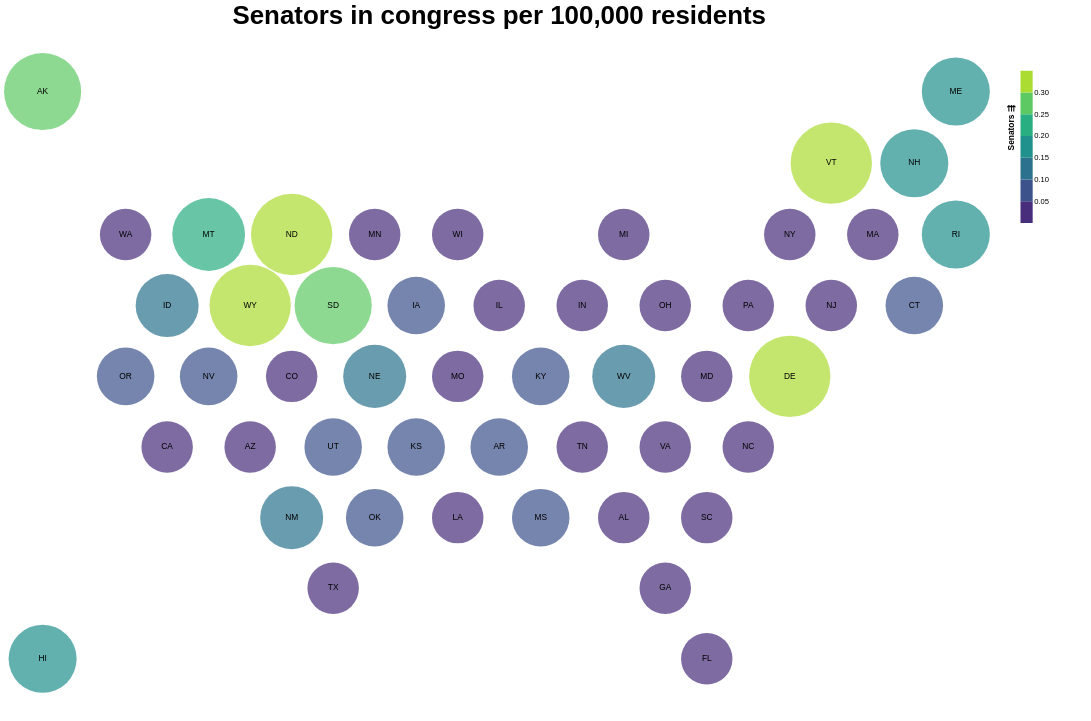

This figure's Vega-Lite source:
### Vega specification from a JSON file in a GitHub repository (floating-point values rounded to 4 significant figures)
{"$schema": "https://vega.github.io/schema/vega/v5.json", "background": "white", "padding": 5, "width": 1200, "height": 900, "title": {"text": ["Senators in congress per 100,000 residents"], "fontSize": 34, "frame": "group"}, "style": "cell", "data": [{"name": "data-c0b37ec7a222f3d0e9fa06c9c4a9ae0e", "values": [{"%-electoral_votes": 1.67, "%-population": 1.55, "%-representatives": 1.61, "%-senators": 2, "Electoral votes per 100K": 0.19, "Population": 4779736, "Representatives per 100K": 0.15, "Senators per 100K": 0.04, "State": "Alabama", "State_Abbr": "AL", "States": "Alabama", "centroid_lat": 0.65, "centroid_lon": 15.0, "state_code": "AL", "type": "Feature", "geometry": {"type": "Polygon", "coordinates": [[[14.0, 0.1], [14.0, 1.2], [15.0, 1.8], [16, 1.2], [16, 0.1], [15.0, -0.5], [14.0, 0.1]]]}}, {"%-electoral_votes": 0.56, "%-population": 0.23, "%-representatives": 0.23, "%-senators": 2, "Electoral votes per 100K": 0.42, "Population": 710231, "Representatives per 100K": 0.14, "Senators per 100K": 0.28, "State": "Alaska", "State_Abbr": "AK", "States": "Alaska", "centroid_lat": 10.85, "centroid_lon": 1.0, "state_code": "AK", "type": "Feature", "geometry": {"type": "Polygon", "coordinates": [[[-3.243e-20, 10.3], [0, 11.4], [1.0, 12.0], [2, 11.4], [2, 10.3], [1.0, 9.7], [-3.243e-20, 10.3]]]}}, {"%-electoral_votes": 2.04, "%-population": 2.07, "%-representatives": 2.07, "%-senators": 2, "Electoral votes per 100K": 0.17, "Population": 6392017, "Representatives per 100K": 0.14, "Senators per 100K": 0.03, "State": "Arizona", "State_Abbr": "AZ", "States": "Arizona", "centroid_lat": 2.35, "centroid_lon": 6.0, "state_code": "AZ", "type": "Feature", "geometry": {"type": "Polygon", "coordinates": [[[5.0, 1.8], [5, 2.9], [6.0, 3.5], [7.0, 2.9], [7.0, 1.8], [6.0, 1.2], [5.0, 1.8]]]}}, {"%-electoral_votes": 1.12, "%-population": 0.94, "%-representatives": 0.92, "%-senators": 2, "Electoral votes per 100K": 0.21, "Population": 2915918, "Representatives per 100K": 0.14, "Senators per 100K": 0.07, "State": "Arkansas", "State_Abbr": "AR", "States": "Arkansas", "centroid_lat": 2.35, "centroid_lon": 12.0, "state_code": "AR", "type": "Feature", "geometry": {"type": "Polygon", "coordinates": [[[11.0, 1.8], [11, 2.9], [12, 3.5], [13.0, 2.9], [13.0, 1.8], [12.0, 1.2], [11.0, 1.8]]]}}, {"%-electoral_votes": 10.22, "%-population": 12.07, "%-representatives": 12.18, "%-senators": 2, "Electoral votes per 100K": 0.15, "Population": 37253956, "Representatives per 100K": 0.14, "Senators per 100K": 0.01, "State": "California", "State_Abbr": "CA", "States": "California", "centroid_lat": 2.35, "centroid_lon": 4, "state_code": "CA", "type": "Feature", "geometry": {"type": "Polygon", "coordinates": [[[3.0, 1.8], [3, 2.9], [4, 3.5], [5, 2.9], [5.0, 1.8], [4, 1.2], [3.0, 1.8]]]}}, {"%-electoral_votes": 1.67, "%-population": 1.63, "%-representatives": 1.61, "%-senators": 2, "Electoral votes per 100K": 0.18, "Population": 5029196, "Representatives per 100K": 0.14, "Senators per 100K": 0.04, "State": "Colorado", "State_Abbr": "CO", "States": "Colorado", "centroid_lat": 4.05, "centroid_lon": 7.0, "state_code": "CO", "type": "Feature", "geometry": {"type": "Polygon", "coordinates": [[[6.0, 3.5], [6.0, 4.6], [7.0, 5.2], [8, 4.6], [8.0, 3.5], [7.0, 2.9], [6.0, 3.5]]]}}, {"%-electoral_votes": 1.3, "%-population": 1.16, "%-representatives": 1.15, "%-senators": 2, "Electoral votes per 100K": 0.2, "Population": 3574097, "Representatives per 100K": 0.14, "Senators per 100K": 0.06, "State": "Connecticut", "State_Abbr": "CT", "States": "Connecticut", "centroid_lat": 5.75, "centroid_lon": 22.0, "state_code": "CT", "type": "Feature", "geometry": {"type": "Polygon", "coordinates": [[[21.0, 5.2], [21.0, 6.3], [22.0, 6.9], [23.0, 6.3], [23.0, 5.2], [22.0, 4.6], [21.0, 5.2]]]}}, {"%-electoral_votes": 0.56, "%-population": 0.19, "%-representatives": 0.23, "%-senators": 2, "Electoral votes per 100K": 0.5, "Population": 601723, "Representatives per 100K": 0.17, "Senators per 100K": 0.33, "State": "Delaware", "State_Abbr": "DE", "States": "Delaware", "centroid_lat": 4.05, "centroid_lon": 19.0, "state_code": "DE", "type": "Feature", "geometry": {"type": "Polygon", "coordinates": [[[18.0, 3.5], [18, 4.6], [19, 5.2], [20, 4.6], [20, 3.5], [19.0, 2.9], [18.0, 3.5]]]}}, {"%-electoral_votes": 5.39, "%-population": 6.09, "%-representatives": 6.21, "%-senators": 2, "Electoral votes per 100K": 0.15, "Population": 18801310, "Representatives per 100K": 0.14, "Senators per 100K": 0.01, "State": "Florida", "State_Abbr": "FL", "States": "Florida", "centroid_lat": -2.75, "centroid_lon": 17, "state_code": "FL", "type": "Feature", "geometry": {"type": "Polygon", "coordinates": [[[16, -2.2], [17.0, -1.6], [18.0, -2.2], [18, -3.3], [17.0, -3.9], [16, -3.3], [16, -2.2]]]}}, {"%-electoral_votes": 2.97, "%-population": 3.14, "%-representatives": 3.22, "%-senators": 2, "Electoral votes per 100K": 0.17, "Population": 9687653, "Representatives per 100K": 0.14, "Senators per 100K": 0.02, "State": "Georgia", "State_Abbr": "GA", "States": "Georgia", "centroid_lat": -1.05, "centroid_lon": 16, "state_code": "GA", "type": "Feature", "geometry": {"type": "Polygon", "coordinates": [[[15.0, -1.6], [15.0, -0.5], [16, 0.1], [17, -0.5], [17.0, -1.6], [16, -2.2], [15.0, -1.6]]]}}, {"%-electoral_votes": 0.74, "%-population": 0.44, "%-representatives": 0.46, "%-senators": 2, "Electoral votes per 100K": 0.29, "Population": 1360301, "Representatives per 100K": 0.15, "Senators per 100K": 0.15, "State": "Hawaii", "State_Abbr": "HI", "States": "Hawaii", "centroid_lat": -2.75, "centroid_lon": 1.0, "state_code": "HI", "type": "Feature", "geometry": {"type": "Polygon", "coordinates": [[[0, -3.3], [3.194e-20, -2.2], [1.0, -1.6], [2.0, -2.2], [2, -3.3], [1.0, -3.9], [0, -3.3]]]}}, {"%-electoral_votes": 0.74, "%-population": 0.51, "%-representatives": 0.46, "%-senators": 2, "Electoral votes per 100K": 0.26, "Population": 1567582, "Representatives per 100K": 0.13, "Senators per 100K": 0.13, "State": "Idaho", "State_Abbr": "ID", "States": "Idaho", "centroid_lat": 5.75, "centroid_lon": 4, "state_code": "ID", "type": "Feature", "geometry": {"type": "Polygon", "coordinates": [[[3.0, 5.2], [3.0, 6.3], [4, 6.9], [5, 6.3], [5.0, 5.2], [4.0, 4.6], [3.0, 5.2]]]}}, {"%-electoral_votes": 3.72, "%-population": 4.16, "%-representatives": 4.14, "%-senators": 2, "Electoral votes per 100K": 0.16, "Population": 12830632, "Representatives per 100K": 0.14, "Senators per 100K": 0.02, "State": "Illinois", "State_Abbr": "IL", "States": "Illinois", "centroid_lat": 5.75, "centroid_lon": 12, "state_code": "IL", "type": "Feature", "geometry": {"type": "Polygon", "coordinates": [[[11.0, 5.2], [11.0, 6.3], [12.0, 6.9], [13.0, 6.3], [13.0, 5.2], [12.0, 4.6], [11.0, 5.2]]]}}, {"%-electoral_votes": 2.04, "%-population": 2.1, "%-representatives": 2.07, "%-senators": 2, "Electoral votes per 100K": 0.17, "Population": 6483802, "Representatives per 100K": 0.14, "Senators per 100K": 0.03, "State": "Indiana", "State_Abbr": "IN", "States": "Indiana", "centroid_lat": 5.75, "centroid_lon": 14.0, "state_code": "IN", "type": "Feature", "geometry": {"type": "Polygon", "coordinates": [[[13.0, 5.2], [13.0, 6.3], [14.0, 6.9], [15.0, 6.3], [15.0, 5.2], [14.0, 4.6], [13.0, 5.2]]]}}, {"%-electoral_votes": 1.12, "%-population": 0.99, "%-representatives": 0.92, "%-senators": 2, "Electoral votes per 100K": 0.2, "Population": 3046355, "Representatives per 100K": 0.13, "Senators per 100K": 0.07, "State": "Iowa", "State_Abbr": "IA", "States": "Iowa", "centroid_lat": 5.75, "centroid_lon": 10, "state_code": "IA", "type": "Feature", "geometry": {"type": "Polygon", "coordinates": [[[9.0, 5.2], [9.0, 6.3], [10, 6.9], [11.0, 6.3], [11.0, 5.2], [10.0, 4.6], [9.0, 5.2]]]}}, {"%-electoral_votes": 1.12, "%-population": 0.92, "%-representatives": 0.92, "%-senators": 2, "Electoral votes per 100K": 0.21, "Population": 2853118, "Representatives per 100K": 0.14, "Senators per 100K": 0.07, "State": "Kansas", "State_Abbr": "KS", "States": "Kansas", "centroid_lat": 2.35, "centroid_lon": 10, "state_code": "KS", "type": "Feature", "geometry": {"type": "Polygon", "coordinates": [[[9.0, 1.8], [9.0, 2.9], [10, 3.5], [11, 2.9], [11.0, 1.8], [10.0, 1.2], [9.0, 1.8]]]}}, {"%-electoral_votes": 1.49, "%-population": 1.41, "%-representatives": 1.38, "%-senators": 2, "Electoral votes per 100K": 0.18, "Population": 4339367, "Representatives per 100K": 0.14, "Senators per 100K": 0.05, "State": "Kentucky", "State_Abbr": "KY", "States": "Kentucky", "centroid_lat": 4.05, "centroid_lon": 13, "state_code": "KY", "type": "Feature", "geometry": {"type": "Polygon", "coordinates": [[[12, 3.5], [12.0, 4.6], [13.0, 5.2], [14.0, 4.6], [14.0, 3.5], [13.0, 2.9], [12, 3.5]]]}}, {"%-electoral_votes": 1.49, "%-population": 1.47, "%-representatives": 1.38, "%-senators": 2, "Electoral votes per 100K": 0.18, "Population": 4533372, "Representatives per 100K": 0.13, "Senators per 100K": 0.04, "State": "Louisiana", "State_Abbr": "LA", "States": "Louisiana", "centroid_lat": 0.65, "centroid_lon": 11.0, "state_code": "LA", "type": "Feature", "geometry": {"type": "Polygon", "coordinates": [[[10.0, 0.1], [10.0, 1.2], [11.0, 1.8], [12.0, 1.2], [12.0, 0.1], [11.0, -0.5], [10.0, 0.1]]]}}, {"%-electoral_votes": 0.74, "%-population": 0.43, "%-representatives": 0.46, "%-senators": 2, "Electoral votes per 100K": 0.3, "Population": 1328361, "Representatives per 100K": 0.15, "Senators per 100K": 0.15, "State": "Maine", "State_Abbr": "ME", "States": "Maine", "centroid_lat": 10.85, "centroid_lon": 23, "state_code": "ME", "type": "Feature", "geometry": {"type": "Polygon", "coordinates": [[[22.0, 11.4], [23.0, 12.0], [24.0, 11.4], [24.0, 10.3], [23.0, 9.7], [22, 10.3], [22.0, 11.4]]]}}, {"%-electoral_votes": 1.86, "%-population": 1.87, "%-representatives": 1.84, "%-senators": 2, "Electoral votes per 100K": 0.17, "Population": 5773552, "Representatives per 100K": 0.14, "Senators per 100K": 0.03, "State": "Maryland", "State_Abbr": "MD", "States": "Maryland", "centroid_lat": 4.05, "centroid_lon": 17.0, "state_code": "MD", "type": "Feature", "geometry": {"type": "Polygon", "coordinates": [[[16, 3.5], [16.0, 4.6], [17.0, 5.2], [18, 4.6], [18.0, 3.5], [17.0, 2.9], [16, 3.5]]]}}, {"%-electoral_votes": 2.04, "%-population": 2.12, "%-representatives": 2.07, "%-senators": 2, "Electoral votes per 100K": 0.17, "Population": 6547629, "Representatives per 100K": 0.14, "Senators per 100K": 0.03, "State": "Massachusetts", "State_Abbr": "MA", "States": "Massachusetts", "centroid_lat": 7.45, "centroid_lon": 21.0, "state_code": "MA", "type": "Feature", "geometry": {"type": "Polygon", "coordinates": [[[20.0, 6.9], [20.0, 8.0], [21, 8.6], [22.0, 8.0], [22.0, 6.9], [21.0, 6.3], [20.0, 6.9]]]}}, {"%-electoral_votes": 2.97, "%-population": 3.2, "%-representatives": 3.22, "%-senators": 2, "Electoral votes per 100K": 0.16, "Population": 9883640, "Representatives per 100K": 0.14, "Senators per 100K": 0.02, "State": "Michigan", "State_Abbr": "MI", "States": "Michigan", "centroid_lat": 7.45, "centroid_lon": 15, "state_code": "MI", "type": "Feature", "geometry": {"type": "Polygon", "coordinates": [[[14.0, 8.0], [15.0, 8.6], [16.0, 8.0], [16.0, 6.9], [15.0, 6.3], [14.0, 6.9], [14.0, 8.0]]]}}, {"%-electoral_votes": 1.86, "%-population": 1.72, "%-representatives": 1.84, "%-senators": 2, "Electoral votes per 100K": 0.19, "Population": 5303925, "Representatives per 100K": 0.15, "Senators per 100K": 0.04, "State": "Minnesota", "State_Abbr": "MN", "States": "Minnesota", "centroid_lat": 7.45, "centroid_lon": 9.0, "state_code": "MN", "type": "Feature", "geometry": {"type": "Polygon", "coordinates": [[[8.0, 6.9], [8.0, 8.0], [9.0, 8.6], [10.0, 8.0], [10, 6.9], [9.0, 6.3], [8.0, 6.9]]]}}, {"%-electoral_votes": 1.12, "%-population": 0.96, "%-representatives": 0.92, "%-senators": 2, "Electoral votes per 100K": 0.2, "Population": 2967297, "Representatives per 100K": 0.13, "Senators per 100K": 0.07, "State": "Mississippi", "State_Abbr": "MS", "States": "Mississippi", "centroid_lat": 0.65, "centroid_lon": 13, "state_code": "MS", "type": "Feature", "geometry": {"type": "Polygon", "coordinates": [[[12.0, 1.2], [13.0, 1.8], [14.0, 1.2], [14.0, 0.1], [13.0, -0.5], [12.0, 0.1], [12.0, 1.2]]]}}, {"%-electoral_votes": 1.86, "%-population": 1.94, "%-representatives": 1.84, "%-senators": 2, "Electoral votes per 100K": 0.17, "Population": 5988927, "Representatives per 100K": 0.13, "Senators per 100K": 0.03, "State": "Missouri", "State_Abbr": "MO", "States": "Missouri", "centroid_lat": 4.05, "centroid_lon": 11, "state_code": "MO", "type": "Feature", "geometry": {"type": "Polygon", "coordinates": [[[10.0, 4.6], [11.0, 5.2], [12.0, 4.6], [12, 3.5], [11, 2.9], [10, 3.5], [10.0, 4.6]]]}}, {"%-electoral_votes": 0.56, "%-population": 0.32, "%-representatives": 0.23, "%-senators": 2, "Electoral votes per 100K": 0.3, "Population": 989415, "Representatives per 100K": 0.1, "Senators per 100K": 0.2, "State": "Montana", "State_Abbr": "MT", "States": "Montana", "centroid_lat": 7.45, "centroid_lon": 5.0, "state_code": "MT", "type": "Feature", "geometry": {"type": "Polygon", "coordinates": [[[4, 6.9], [4.0, 8.0], [5.0, 8.6], [6, 8.0], [6.0, 6.9], [5, 6.3], [4, 6.9]]]}}, {"%-electoral_votes": 0.93, "%-population": 0.59, "%-representatives": 0.69, "%-senators": 2, "Electoral votes per 100K": 0.27, "Population": 1826341, "Representatives per 100K": 0.16, "Senators per 100K": 0.11, "State": "Nebraska", "State_Abbr": "NE", "States": "Nebraska", "centroid_lat": 4.05, "centroid_lon": 9.0, "state_code": "NE", "type": "Feature", "geometry": {"type": "Polygon", "coordinates": [[[8.0, 3.5], [8, 4.6], [9.0, 5.2], [10.0, 4.6], [10, 3.5], [9.0, 2.9], [8.0, 3.5]]]}}, {"%-electoral_votes": 1.12, "%-population": 0.87, "%-representatives": 0.92, "%-senators": 2, "Electoral votes per 100K": 0.22, "Population": 2700551, "Representatives per 100K": 0.15, "Senators per 100K": 0.07, "State": "Nevada", "State_Abbr": "NV", "States": "Nevada", "centroid_lat": 4.05, "centroid_lon": 5.0, "state_code": "NV", "type": "Feature", "geometry": {"type": "Polygon", "coordinates": [[[4.0, 4.6], [5.0, 5.2], [6.0, 4.6], [6.0, 3.5], [5, 2.9], [4, 3.5], [4.0, 4.6]]]}}, {"%-electoral_votes": 0.74, "%-population": 0.43, "%-representatives": 0.46, "%-senators": 2, "Electoral votes per 100K": 0.3, "Population": 1316470, "Representatives per 100K": 0.15, "Senators per 100K": 0.15, "State": "New Hampshire", "State_Abbr": "NH", "States": "New Hampshire", "centroid_lat": 9.15, "centroid_lon": 22.0, "state_code": "NH", "type": "Feature", "geometry": {"type": "Polygon", "coordinates": [[[21, 8.6], [21.0, 9.7], [22, 10.3], [23.0, 9.7], [23.0, 8.6], [22.0, 8.0], [21, 8.6]]]}}, {"%-electoral_votes": 2.6, "%-population": 2.85, "%-representatives": 2.76, "%-senators": 2, "Electoral votes per 100K": 0.16, "Population": 8791894, "Representatives per 100K": 0.14, "Senators per 100K": 0.02, "State": "New Jersey", "State_Abbr": "NJ", "States": "New Jersey", "centroid_lat": 5.75, "centroid_lon": 20, "state_code": "NJ", "type": "Feature", "geometry": {"type": "Polygon", "coordinates": [[[19, 5.2], [19.0, 6.3], [20.0, 6.9], [21.0, 6.3], [21.0, 5.2], [20, 4.6], [19, 5.2]]]}}, {"%-electoral_votes": 0.93, "%-population": 0.67, "%-representatives": 0.69, "%-senators": 2, "Electoral votes per 100K": 0.24, "Population": 2059179, "Representatives per 100K": 0.15, "Senators per 100K": 0.1, "State": "New Mexico", "State_Abbr": "NM", "States": "New Mexico", "centroid_lat": 0.65, "centroid_lon": 7.0, "state_code": "NM", "type": "Feature", "geometry": {"type": "Polygon", "coordinates": [[[6.0, 0.1], [6.0, 1.2], [7.0, 1.8], [8, 1.2], [8.0, 0.1], [7.0, -0.5], [6.0, 0.1]]]}}, {"%-electoral_votes": 5.39, "%-population": 6.28, "%-representatives": 6.21, "%-senators": 2, "Electoral votes per 100K": 0.15, "Population": 19378102, "Representatives per 100K": 0.14, "Senators per 100K": 0.01, "State": "New York", "State_Abbr": "NY", "States": "New York", "centroid_lat": 7.45, "centroid_lon": 19.0, "state_code": "NY", "type": "Feature", "geometry": {"type": "Polygon", "coordinates": [[[18.0, 6.9], [18.0, 8.0], [19.0, 8.6], [20.0, 8.0], [20.0, 6.9], [19.0, 6.3], [18.0, 6.9]]]}}, {"%-electoral_votes": 2.79, "%-population": 3.09, "%-representatives": 2.99, "%-senators": 2, "Electoral votes per 100K": 0.16, "Population": 9535483, "Representatives per 100K": 0.14, "Senators per 100K": 0.02, "State": "North Carolina", "State_Abbr": "NC", "States": "North Carolina", "centroid_lat": 2.35, "centroid_lon": 18.0, "state_code": "NC", "type": "Feature", "geometry": {"type": "Polygon", "coordinates": [[[17.0, 1.8], [17.0, 2.9], [18.0, 3.5], [19.0, 2.9], [19.0, 1.8], [18.0, 1.2], [17.0, 1.8]]]}}, {"%-electoral_votes": 0.56, "%-population": 0.22, "%-representatives": 0.23, "%-senators": 2, "Electoral votes per 100K": 0.45, "Population": 672591, "Representatives per 100K": 0.15, "Senators per 100K": 0.3, "State": "North Dakota", "State_Abbr": "ND", "States": "North Dakota", "centroid_lat": 7.45, "centroid_lon": 7.0, "state_code": "ND", "type": "Feature", "geometry": {"type": "Polygon", "coordinates": [[[6.0, 6.9], [6, 8.0], [7.0, 8.6], [8.0, 8.0], [8.0, 6.9], [7.0, 6.3], [6.0, 6.9]]]}}, {"%-electoral_votes": 3.35, "%-population": 3.74, "%-representatives": 3.68, "%-senators": 2, "Electoral votes per 100K": 0.16, "Population": 11536504, "Representatives per 100K": 0.14, "Senators per 100K": 0.02, "State": "Ohio", "State_Abbr": "OH", "States": "Ohio", "centroid_lat": 5.75, "centroid_lon": 16, "state_code": "OH", "type": "Feature", "geometry": {"type": "Polygon", "coordinates": [[[15.0, 5.2], [15.0, 6.3], [16.0, 6.9], [17.0, 6.3], [17.0, 5.2], [16.0, 4.6], [15.0, 5.2]]]}}, {"%-electoral_votes": 1.3, "%-population": 1.22, "%-representatives": 1.15, "%-senators": 2, "Electoral votes per 100K": 0.19, "Population": 3751351, "Representatives per 100K": 0.13, "Senators per 100K": 0.05, "State": "Oklahoma", "State_Abbr": "OK", "States": "Oklahoma", "centroid_lat": 0.65, "centroid_lon": 9.0, "state_code": "OK", "type": "Feature", "geometry": {"type": "Polygon", "coordinates": [[[8.0, 0.1], [8, 1.2], [9.0, 1.8], [10.0, 1.2], [10.0, 0.1], [9.0, -0.5], [8.0, 0.1]]]}}, {"%-electoral_votes": 1.3, "%-population": 1.24, "%-representatives": 1.15, "%-senators": 2, "Electoral votes per 100K": 0.18, "Population": 3831074, "Representatives per 100K": 0.13, "Senators per 100K": 0.05, "State": "Oregon", "State_Abbr": "OR", "States": "Oregon", "centroid_lat": 4.05, "centroid_lon": 3, "state_code": "OR", "type": "Feature", "geometry": {"type": "Polygon", "coordinates": [[[2.0, 4.6], [3.0, 5.2], [4.0, 4.6], [4, 3.5], [3, 2.9], [2.0, 3.5], [2.0, 4.6]]]}}, {"%-electoral_votes": 3.72, "%-population": 4.11, "%-representatives": 4.14, "%-senators": 2, "Electoral votes per 100K": 0.16, "Population": 12702379, "Representatives per 100K": 0.14, "Senators per 100K": 0.02, "State": "Pennsylvania", "State_Abbr": "PA", "States": "Pennsylvania", "centroid_lat": 5.75, "centroid_lon": 18, "state_code": "PA", "type": "Feature", "geometry": {"type": "Polygon", "coordinates": [[[17.0, 5.2], [17.0, 6.3], [18.0, 6.9], [19.0, 6.3], [19, 5.2], [18, 4.6], [17.0, 5.2]]]}}, {"%-electoral_votes": 0.74, "%-population": 0.34, "%-representatives": 0.46, "%-senators": 2, "Electoral votes per 100K": 0.38, "Population": 1052567, "Representatives per 100K": 0.19, "Senators per 100K": 0.19, "State": "Rhode Island", "State_Abbr": "RI", "States": "Rhode Island", "centroid_lat": 7.45, "centroid_lon": 23.0, "state_code": "RI", "type": "Feature", "geometry": {"type": "Polygon", "coordinates": [[[22.0, 8.0], [23.0, 8.6], [24.0, 8.0], [24.0, 6.9], [23.0, 6.3], [22.0, 6.9], [22.0, 8.0]]]}}, {"%-electoral_votes": 1.67, "%-population": 1.5, "%-representatives": 1.61, "%-senators": 2, "Electoral votes per 100K": 0.19, "Population": 4625364, "Representatives per 100K": 0.15, "Senators per 100K": 0.04, "State": "South Carolina", "State_Abbr": "SC", "States": "South Carolina", "centroid_lat": 0.65, "centroid_lon": 17, "state_code": "SC", "type": "Feature", "geometry": {"type": "Polygon", "coordinates": [[[16, 0.1], [16, 1.2], [17.0, 1.8], [18.0, 1.2], [18.0, 0.1], [17, -0.5], [16, 0.1]]]}}, {"%-electoral_votes": 0.56, "%-population": 0.26, "%-representatives": 0.23, "%-senators": 2, "Electoral votes per 100K": 0.37, "Population": 814180, "Representatives per 100K": 0.12, "Senators per 100K": 0.25, "State": "South Dakota", "State_Abbr": "SD", "States": "South Dakota", "centroid_lat": 5.75, "centroid_lon": 8.0, "state_code": "SD", "type": "Feature", "geometry": {"type": "Polygon", "coordinates": [[[7.0, 6.3], [8.0, 6.9], [9.0, 6.3], [9.0, 5.2], [8, 4.6], [7.0, 5.2], [7.0, 6.3]]]}}, {"%-electoral_votes": 2.04, "%-population": 2.06, "%-representatives": 2.07, "%-senators": 2, "Electoral votes per 100K": 0.17, "Population": 6346105, "Representatives per 100K": 0.14, "Senators per 100K": 0.03, "State": "Tennessee", "State_Abbr": "TN", "States": "Tennessee", "centroid_lat": 2.35, "centroid_lon": 14, "state_code": "TN", "type": "Feature", "geometry": {"type": "Polygon", "coordinates": [[[13.0, 2.9], [14.0, 3.5], [15.0, 2.9], [15.0, 1.8], [14.0, 1.2], [13.0, 1.8], [13.0, 2.9]]]}}, {"%-electoral_votes": 7.06, "%-population": 8.14, "%-representatives": 8.28, "%-senators": 2, "Electoral votes per 100K": 0.15, "Population": 25145561, "Representatives per 100K": 0.14, "Senators per 100K": 0.01, "State": "Texas", "State_Abbr": "TX", "States": "Texas", "centroid_lat": -1.05, "centroid_lon": 8, "state_code": "TX", "type": "Feature", "geometry": {"type": "Polygon", "coordinates": [[[7, -1.6], [7.0, -0.5], [8.0, 0.1], [9.0, -0.5], [9.0, -1.6], [8.0, -2.2], [7, -1.6]]]}}, {"%-electoral_votes": 1.12, "%-population": 0.9, "%-representatives": 0.92, "%-senators": 2, "Electoral votes per 100K": 0.22, "Population": 2763885, "Representatives per 100K": 0.14, "Senators per 100K": 0.07, "State": "Utah", "State_Abbr": "UT", "States": "Utah", "centroid_lat": 2.35, "centroid_lon": 8.0, "state_code": "UT", "type": "Feature", "geometry": {"type": "Polygon", "coordinates": [[[7.0, 2.9], [8.0, 3.5], [9.0, 2.9], [9.0, 1.8], [8, 1.2], [7.0, 1.8], [7.0, 2.9]]]}}, {"%-electoral_votes": 0.56, "%-population": 0.2, "%-representatives": 0.23, "%-senators": 2, "Electoral votes per 100K": 0.48, "Population": 625741, "Representatives per 100K": 0.16, "Senators per 100K": 0.32, "State": "Vermont", "State_Abbr": "VT", "States": "Vermont", "centroid_lat": 9.15, "centroid_lon": 20.0, "state_code": "VT", "type": "Feature", "geometry": {"type": "Polygon", "coordinates": [[[19.0, 8.6], [19.0, 9.7], [20.0, 10.3], [21.0, 9.7], [21, 8.6], [20.0, 8.0], [19.0, 8.6]]]}}, {"%-electoral_votes": 2.42, "%-population": 2.59, "%-representatives": 2.53, "%-senators": 2, "Electoral votes per 100K": 0.16, "Population": 8001024, "Representatives per 100K": 0.14, "Senators per 100K": 0.02, "State": "Virginia", "State_Abbr": "VA", "States": "Virginia", "centroid_lat": 2.35, "centroid_lon": 16.0, "state_code": "VA", "type": "Feature", "geometry": {"type": "Polygon", "coordinates": [[[15.0, 2.9], [16, 3.5], [17.0, 2.9], [17.0, 1.8], [16, 1.2], [15.0, 1.8], [15.0, 2.9]]]}}, {"%-electoral_votes": 2.23, "%-population": 2.18, "%-representatives": 2.3, "%-senators": 2, "Electoral votes per 100K": 0.18, "Population": 6724540, "Representatives per 100K": 0.15, "Senators per 100K": 0.03, "State": "Washington", "State_Abbr": "WA", "States": "Washington", "centroid_lat": 7.45, "centroid_lon": 3, "state_code": "WA", "type": "Feature", "geometry": {"type": "Polygon", "coordinates": [[[2.0, 8.0], [3, 8.6], [4.0, 8.0], [4, 6.9], [3.0, 6.3], [2, 6.9], [2.0, 8.0]]]}}, {"%-electoral_votes": 0.93, "%-population": 0.6, "%-representatives": 0.69, "%-senators": 2, "Electoral votes per 100K": 0.27, "Population": 1852994, "Representatives per 100K": 0.16, "Senators per 100K": 0.11, "State": "West Virginia", "State_Abbr": "WV", "States": "West Virginia", "centroid_lat": 4.05, "centroid_lon": 15.0, "state_code": "WV", "type": "Feature", "geometry": {"type": "Polygon", "coordinates": [[[14.0, 3.5], [14.0, 4.6], [15.0, 5.2], [16.0, 4.6], [16, 3.5], [15.0, 2.9], [14.0, 3.5]]]}}, {"%-electoral_votes": 1.86, "%-population": 1.84, "%-representatives": 1.84, "%-senators": 2, "Electoral votes per 100K": 0.18, "Population": 5686986, "Representatives per 100K": 0.14, "Senators per 100K": 0.04, "State": "Wisconsin", "State_Abbr": "WI", "States": "Wisconsin", "centroid_lat": 7.45, "centroid_lon": 11.0, "state_code": "WI", "type": "Feature", "geometry": {"type": "Polygon", "coordinates": [[[10.0, 8.0], [11.0, 8.6], [12.0, 8.0], [12.0, 6.9], [11.0, 6.3], [10, 6.9], [10.0, 8.0]]]}}, {"%-electoral_votes": 0.56, "%-population": 0.18, "%-representatives": 0.23, "%-senators": 2, "Electoral votes per 100K": 0.53, "Population": 563626, "Representatives per 100K": 0.18, "Senators per 100K": 0.35, "State": "Wyoming", "State_Abbr": "WY", "States": "Wyoming", "centroid_lat": 5.75, "centroid_lon": 6.0, "state_code": "WY", "type": "Feature", "geometry": {"type": "Polygon", "coordinates": [[[5.0, 5.2], [5, 6.3], [6.0, 6.9], [7.0, 6.3], [7.0, 5.2], [6.0, 4.6], [5.0, 5.2]]]}}]}, {"name": "data_1", "source": "data-c0b37ec7a222f3d0e9fa06c9c4a9ae0e", "transform": [{"type": "extent", "field": "Senators per 100K", "signal": "layer_0_bin_maxbins_8_Senators_per_100K_extent"}, {"type": "bin", "field": "Senators per 100K", "as": ["bin_maxbins_8_Senators per 100K", "bin_maxbins_8_Senators per 100K_end"], "signal": "layer_0_bin_maxbins_8_Senators_per_100K_bins", "extent": {"signal": "layer_0_bin_maxbins_8_Senators_per_100K_extent"}, "maxbins": 8}, {"type": "geojson", "fields": ["centroid_lon", "centroid_lat"], "signal": "layer_0_geojson_0"}, {"type": "geopoint", "projection": "projection", "fields": ["centroid_lon", "centroid_lat"], "as": ["layer_0_x", "layer_0_y"]}, {"type": "filter", "expr": "isValid(datum[\"bin_maxbins_8_Senators per 100K\"]) && isFinite(+datum[\"bin_maxbins_8_Senators per 100K\"])"}]}, {"name": "data_2", "source": "data-c0b37ec7a222f3d0e9fa06c9c4a9ae0e", "transform": [{"type": "geojson", "fields": ["centroid_lon", "centroid_lat"], "signal": "layer_1_geojson_0"}, {"type": "geopoint", "projection": "projection", "fields": ["centroid_lon", "centroid_lat"], "as": ["layer_1_x", "layer_1_y"]}]}], "projections": [{"name": "projection", "size": {"signal": "[width, height]"}, "fit": {"signal": "[layer_0_geojson_0, layer_1_geojson_0]"}}], "marks": [{"name": "layer_0_marks", "type": "symbol", "style": ["circle"], "from": {"data": "data_1"}, "encode": {"update": {"opacity": {"value": 0.7}, "fill": {"signal": "scale(\"color\", 0.5 * datum[\"bin_maxbins_8_Senators per 100K\"] + 0.5 * datum[\"bin_maxbins_8_Senators per 100K_end\"])"}, "tooltip": {"signal": "{\"State\": isValid(datum[\"State\"]) ? datum[\"State\"] : \"\"+datum[\"State\"], \"Senators per 100K\": format(datum[\"Senators per 100K\"], \"\"), \"%-population\": format(datum[\"%-population\"], \"\"), \"%-senators\": format(datum[\"%-senators\"], \"\")}"}, "ariaRoleDescription": {"value": "circle"}, "description": {"signal": "\"Senators ⇶: \" + (!isValid(datum[\"bin_maxbins_8_Senators per 100K\"]) || !isFinite(+datum[\"bin_maxbins_8_Senators per 100K\"]) ? \"null\" : format(datum[\"bin_maxbins_8_Senators per 100K\"], \"\") + \" – \" + format(datum[\"bin_maxbins_8_Senators per 100K_end\"], \"\")) + \"; centroid_lat: \" + (format(datum[\"centroid_lat\"], \"\")) + \"; centroid_lon: \" + (format(datum[\"centroid_lon\"], \"\")) + \"; Senators per 100K (binned): \" + (!isValid(datum[\"bin_maxbins_8_Senators per 100K\"]) || !isFinite(+datum[\"bin_maxbins_8_Senators per 100K\"]) ? \"null\" : format(datum[\"bin_maxbins_8_Senators per 100K\"], \"\") + \" – \" + format(datum[\"bin_maxbins_8_Senators per 100K_end\"], \"\")) + \"; State: \" + (isValid(datum[\"State\"]) ? datum[\"State\"] : \"\"+datum[\"State\"]) + \"; Senators per 100K: \" + (format(datum[\"Senators per 100K\"], \"\")) + \"; %-population: \" + (format(datum[\"%-population\"], \"\")) + \"; %-senators: \" + (format(datum[\"%-senators\"], \"\"))"}, "x": {"field": "layer_0_x"}, "y": {"field": "layer_0_y"}, "size": {"signal": "scale(\"size\", 0.5 * datum[\"bin_maxbins_8_Senators per 100K\"] + 0.5 * datum[\"bin_maxbins_8_Senators per 100K_end\"])"}, "shape": {"value": "circle"}}}}, {"name": "layer_1_marks", "type": "text", "style": ["text"], "from": {"data": "data_2"}, "encode": {"update": {"fill": {"value": "black"}, "description": {"signal": "\"centroid_lat: \" + (format(datum[\"centroid_lat\"], \"\")) + \"; centroid_lon: \" + (format(datum[\"centroid_lon\"], \"\")) + \"; state_code: \" + (isValid(datum[\"state_code\"]) ? datum[\"state_code\"] : \"\"+datum[\"state_code\"])"}, "x": {"field": "layer_1_x"}, "y": {"field": "layer_1_y"}, "text": {"signal": "isValid(datum[\"state_code\"]) ? datum[\"state_code\"] : \"\"+datum[\"state_code\"]"}, "align": {"value": "center"}, "baseline": {"value": "middle"}}}}], "scales": [{"name": "color", "type": "bin-ordinal", "range": {"scheme": "viridis"}, "bins": {"signal": "layer_0_bin_maxbins_8_Senators_per_100K_bins"}, "interpolate": "hcl"}, {"name": "size", "type": "linear", "domain": {"signal": "[layer_0_bin_maxbins_8_Senators_per_100K_bins.start, layer_0_bin_maxbins_8_Senators_per_100K_bins.stop]"}, "range": [4000, 12000], "bins": {"signal": "layer_0_bin_maxbins_8_Senators_per_100K_bins"}, "zero": true}], "legends": [{"orient": "right", "padding": 50, "title": "Senators ⇶", "titleOrient": "left", "fill": "color", "symbolType": "circle", "encode": {"symbols": {"update": {"opacity": {"value": 0.7}}}}}], "config": {"style": {"cell": {"stroke": null}}}}
